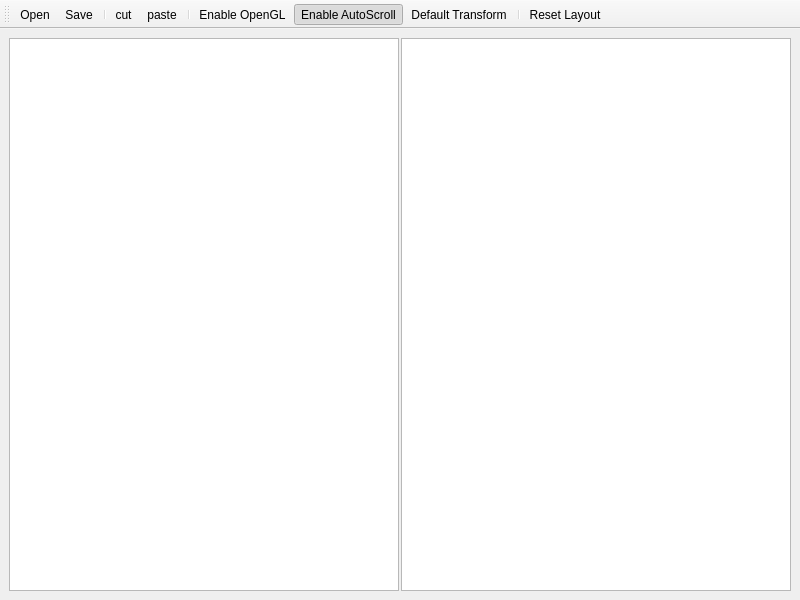
<?xml version="1.0" encoding="UTF-8"?>
<ui version="4.0">
 <class>SheetManager</class>
 <widget class="QMainWindow" name="SheetManager">
  <property name="windowModality">
   <enum>Qt::NonModal</enum>
  </property>
  <property name="geometry">
   <rect>
    <x>0</x>
    <y>0</y>
    <width>800</width>
    <height>600</height>
   </rect>
  </property>
  <property name="sizePolicy">
   <sizepolicy hsizetype="Fixed" vsizetype="Fixed">
    <horstretch>0</horstretch>
    <verstretch>0</verstretch>
   </sizepolicy>
  </property>
  <property name="mouseTracking">
   <bool>true</bool>
  </property>
  <property name="focusPolicy">
   <enum>Qt::StrongFocus</enum>
  </property>
  <property name="windowTitle">
   <string>Sheet Manager v1.2</string>
  </property>
  <property name="windowIcon">
   <iconset resource="../../resource/resource.qrc">
    <normaloff>:/estk/images/estk.ico</normaloff>:/estk/images/estk.ico</iconset>
  </property>
  <widget class="QWidget" name="centralwidget">
   <layout class="QHBoxLayout" name="horizontalLayout" stretch="1,0,1">
    <property name="spacing">
     <number>2</number>
    </property>
    <property name="sizeConstraint">
     <enum>QLayout::SetNoConstraint</enum>
    </property>
    <item>
     <layout class="QVBoxLayout" name="_srcVerticalLayout">
      <item>
       <widget class="SheetManagerSourceView" name="_srcView">
        <property name="minimumSize">
         <size>
          <width>0</width>
          <height>0</height>
         </size>
        </property>
       </widget>
      </item>
     </layout>
    </item>
    <item>
     <spacer name="horizontalSpacer">
      <property name="orientation">
       <enum>Qt::Horizontal</enum>
      </property>
      <property name="sizeHint" stdset="0">
       <size>
        <width>0</width>
        <height>20</height>
       </size>
      </property>
     </spacer>
    </item>
    <item>
     <layout class="QVBoxLayout" name="_destVerticalLayout">
      <item>
       <widget class="SheetManagerDestView" name="_destView"/>
      </item>
     </layout>
    </item>
   </layout>
  </widget>
  <widget class="QToolBar" name="toolBar">
   <property name="windowTitle">
    <string>toolBar</string>
   </property>
   <attribute name="toolBarArea">
    <enum>TopToolBarArea</enum>
   </attribute>
   <attribute name="toolBarBreak">
    <bool>false</bool>
   </attribute>
   <addaction name="actionOpen"/>
   <addaction name="actionSave"/>
   <addaction name="separator"/>
   <addaction name="actionCut"/>
   <addaction name="actionPaste"/>
   <addaction name="separator"/>
   <addaction name="actionEnable_OpenGL"/>
   <addaction name="actionToggle_AutoScroll"/>
   <addaction name="actionDefault_Transform"/>
   <addaction name="separator"/>
   <addaction name="actionReset_Layout"/>
  </widget>
  <widget class="QMenuBar" name="menuBar">
   <property name="geometry">
    <rect>
     <x>0</x>
     <y>0</y>
     <width>800</width>
     <height>22</height>
    </rect>
   </property>
  </widget>
  <action name="actionOpen">
   <property name="icon">
    <iconset resource="../../resource/resource.qrc">
     <normaloff>:/toolbar/images/openIcon.png</normaloff>
     <activeoff>:/toolbar/images/openIconColor.png</activeoff>:/toolbar/images/openIcon.png</iconset>
   </property>
   <property name="text">
    <string>Open...</string>
   </property>
   <property name="toolTip">
    <string>Open...</string>
   </property>
  </action>
  <action name="actionSave">
   <property name="icon">
    <iconset resource="../../resource/resource.qrc">
     <normaloff>:/toolbar/images/saveIcon.png</normaloff>
     <activeoff>:/toolbar/images/saveIconColor.png</activeoff>:/toolbar/images/saveIcon.png</iconset>
   </property>
   <property name="text">
    <string>Save</string>
   </property>
   <property name="toolTip">
    <string>Save</string>
   </property>
   <property name="shortcut">
    <string>Ctrl+S</string>
   </property>
  </action>
  <action name="actionEnable_OpenGL">
   <property name="checkable">
    <bool>true</bool>
   </property>
   <property name="icon">
    <iconset resource="../../resource/resource.qrc">
     <normaloff>:/toolbar/images/openGLIcon.png</normaloff>
     <activeoff>:/toolbar/images/openGLIconColor.png</activeoff>:/toolbar/images/openGLIcon.png</iconset>
   </property>
   <property name="text">
    <string>Enable OpenGL</string>
   </property>
   <property name="toolTip">
    <string>Enable OpenGL</string>
   </property>
  </action>
  <action name="actionCut">
   <property name="icon">
    <iconset resource="../../resource/resource.qrc">
     <normaloff>:/toolbar/images/cutIcon.png</normaloff>:/toolbar/images/cutIcon.png</iconset>
   </property>
   <property name="text">
    <string>cut</string>
   </property>
   <property name="toolTip">
    <string>cut</string>
   </property>
   <property name="shortcut">
    <string>Ctrl+X</string>
   </property>
  </action>
  <action name="actionPaste">
   <property name="icon">
    <iconset resource="../../resource/resource.qrc">
     <normaloff>:/toolbar/images/pasteIcon.png</normaloff>:/toolbar/images/pasteIcon.png</iconset>
   </property>
   <property name="text">
    <string>paste</string>
   </property>
   <property name="toolTip">
    <string>paste</string>
   </property>
   <property name="shortcut">
    <string>Ctrl+V</string>
   </property>
  </action>
  <action name="actionToggle_AutoScroll">
   <property name="checkable">
    <bool>true</bool>
   </property>
   <property name="checked">
    <bool>true</bool>
   </property>
   <property name="icon">
    <iconset resource="../../resource/resource.qrc">
     <normaloff>:/toolbar/images/toggle-autoscroll.png</normaloff>
     <activeoff>:/toolbar/images/toggle-autoscroll-color.png</activeoff>:/toolbar/images/toggle-autoscroll.png</iconset>
   </property>
   <property name="text">
    <string>Enable AutoScroll</string>
   </property>
   <property name="toolTip">
    <string>Enable/Disable Viewport Autoscroll</string>
   </property>
  </action>
  <action name="actionDefault_Transform">
   <property name="icon">
    <iconset resource="../../resource/resource.qrc">
     <normaloff>:/toolbar/images/default-transform.png</normaloff>
     <activeoff>:/toolbar/images/default-transform-color.png</activeoff>:/toolbar/images/default-transform.png</iconset>
   </property>
   <property name="text">
    <string>Default Transform</string>
   </property>
   <property name="toolTip">
    <string>Reset Viewport Transforms</string>
   </property>
  </action>
  <action name="actionReset_Layout">
   <property name="icon">
    <iconset resource="../../resource/resource.qrc">
     <normaloff>:/toolbar/images/resetLayoutIcon.png</normaloff>:/toolbar/images/resetLayoutIcon.png</iconset>
   </property>
   <property name="text">
    <string>Reset Layout</string>
   </property>
   <property name="toolTip">
    <string>Restore Default Window Layout</string>
   </property>
  </action>
 </widget>
 <customwidgets>
  <customwidget>
   <class>SheetManagerSourceView</class>
   <extends>QGraphicsView</extends>
   <header>tk_sheet_manager_source_view.h</header>
  </customwidget>
  <customwidget>
   <class>SheetManagerDestView</class>
   <extends>QGraphicsView</extends>
   <header>tk_sheet_manager_dest_view.h</header>
  </customwidget>
 </customwidgets>
 <resources>
  <include location="../../resource/resource.qrc"/>
 </resources>
 <connections/>
</ui>
